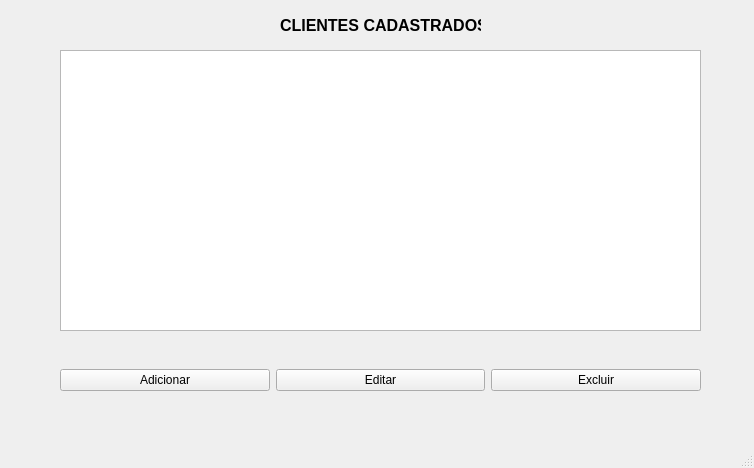
<?xml version="1.0" encoding="UTF-8"?>
<ui version="4.0">
 <class>MainWindow</class>
 <widget class="QMainWindow" name="MainWindow">
  <property name="geometry">
   <rect>
    <x>0</x>
    <y>0</y>
    <width>754</width>
    <height>468</height>
   </rect>
  </property>
  <property name="windowTitle">
   <string>CADASTRO DE CLIENTES</string>
  </property>
  <widget class="QWidget" name="centralwidget">
   <widget class="QWidget" name="horizontalLayoutWidget">
    <property name="geometry">
     <rect>
      <x>60</x>
      <y>350</y>
      <width>641</width>
      <height>61</height>
     </rect>
    </property>
    <layout class="QHBoxLayout" name="horizontalLayout">
     <item>
      <widget class="QPushButton" name="btn_add">
       <property name="text">
        <string>Adicionar</string>
       </property>
      </widget>
     </item>
     <item>
      <widget class="QPushButton" name="btn_editar">
       <property name="text">
        <string>Editar</string>
       </property>
      </widget>
     </item>
     <item>
      <widget class="QPushButton" name="btn_excluir">
       <property name="text">
        <string>Excluir</string>
       </property>
      </widget>
     </item>
    </layout>
   </widget>
   <widget class="QLabel" name="label">
    <property name="geometry">
     <rect>
      <x>280</x>
      <y>15</y>
      <width>201</width>
      <height>21</height>
     </rect>
    </property>
    <property name="text">
     <string>&lt;html&gt;&lt;head/&gt;&lt;body&gt;&lt;p&gt;&lt;span style=&quot; font-size:12pt; font-weight:700;&quot;&gt;CLIENTES CADASTRADOS&lt;/span&gt;&lt;/p&gt;&lt;/body&gt;&lt;/html&gt;</string>
    </property>
   </widget>
   <widget class="QTextEdit" name="txt_tabela">
    <property name="geometry">
     <rect>
      <x>60</x>
      <y>50</y>
      <width>641</width>
      <height>281</height>
     </rect>
    </property>
    <property name="readOnly">
     <bool>true</bool>
    </property>
   </widget>
  </widget>
  <widget class="QMenuBar" name="menubar">
   <property name="geometry">
    <rect>
     <x>0</x>
     <y>0</y>
     <width>754</width>
     <height>22</height>
    </rect>
   </property>
  </widget>
  <widget class="QStatusBar" name="statusbar"/>
 </widget>
 <resources/>
 <connections/>
</ui>
